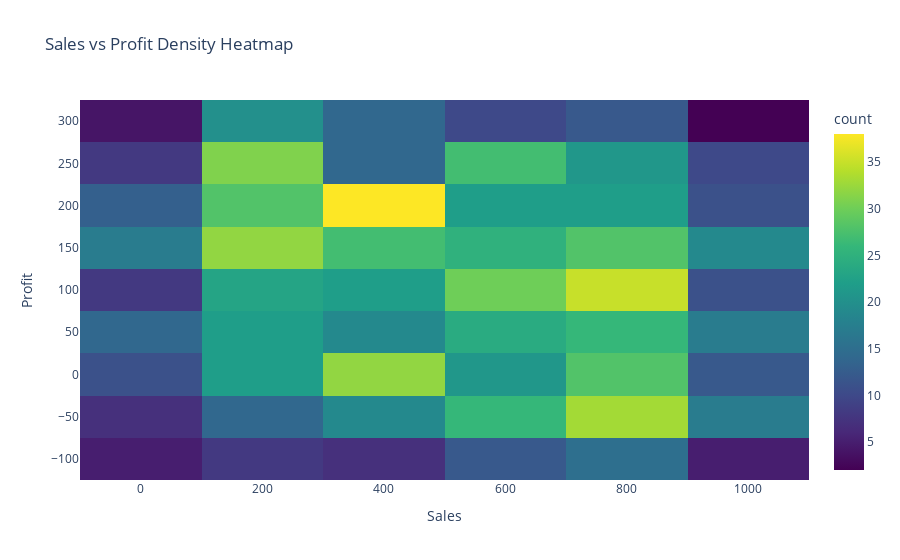

The code cell stored with this chart in its notebook:
### Code cell
# 🌡️ Density Heatmap – Sales vs Profit

fig3 = density_heatmap(
    df,
    x="Sales",
    y="Profit",
    title="Sales vs Profit Density Heatmap"
)
fig3.show()

### Figure 1 — Plotly figure (JSON) as saved in the notebook; plotly's stock layout.template omitted (floating-point values rounded to 4 significant figures; data arrays with more than 128 entries replaced by an {"elided": "..."} marker saying what was removed)
{"data": [{"coloraxis": "coloraxis", "hovertemplate": "Sales=%{x}<br>Profit=%{y}<br>count=%{z}<extra></extra>", "name": "", "type": "histogram2d", "x": {"elided": "1000 float values"}, "xaxis": "x", "xbingroup": "x", "y": {"elided": "1000 float values"}, "yaxis": "y", "ybingroup": "y"}], "layout": {"coloraxis": {"colorbar": {"title": {"text": "count"}}, "colorscale": [[0, "#440154"], [0.1111, "#482878"], [0.2222, "#3e4989"], [0.3333, "#31688e"], [0.4444, "#26828e"], [0.5556, "#1f9e89"], [0.6667, "#35b779"], [0.7778, "#6ece58"], [0.8889, "#b5de2b"], [1, "#fde725"]]}, "legend": {"tracegroupgap": 0}, "title": {"text": "Sales vs Profit Density Heatmap"}, "xaxis": {"anchor": "y", "domain": [0, 1], "title": {"text": "Sales"}}, "yaxis": {"anchor": "x", "domain": [0, 1], "title": {"text": "Profit"}}}}
